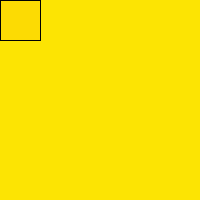
Frame 1 (no input)
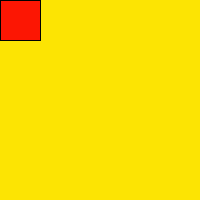
Frame 60 (the mouse pressed at the canvas centre just before this capture)
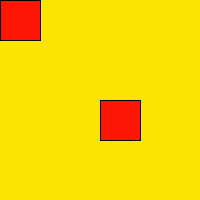
Frame 120 (the mouse held since frame 60 and released just before this capture)

The Processing sketch that drew these frames (run headless with seeded random() and noise(); from frame 60 on, the mouse is pressed at the canvas centre):

// Processing sketch: processing_19906
// ── processing_19906.pde

void setup()
{
 size(200,200); 
 background(252,228,3);
}

void draw()
{
  fill(255,0,0,10);
  rect(mouseX,mouseY,40,40);
  
}
